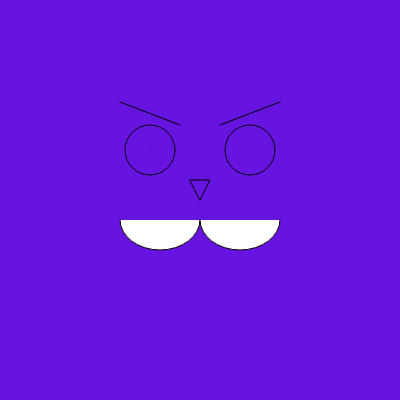
Frame 1 (no input)
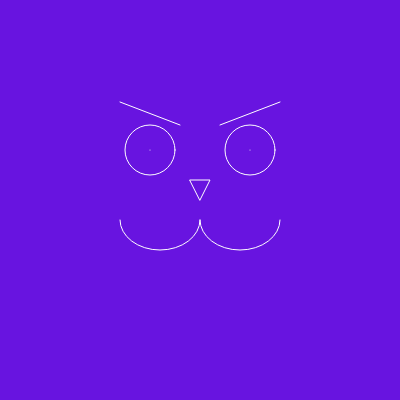
Frame 60 (no input)
Frame 120 (the mouse pressed at the canvas centre since frame 60): identical to frame 60, image omitted

The p5.js sketch that drew these frames (run headless with seeded random() and noise() and a simulated clock; from frame 60 on, the mouse is pressed at the canvas centre):

// p5.js sketch
// ── sketch.js
function setup() {
  createCanvas(400, 400);
}

function draw() {
  background(104, 20,224);
  arc(160, 220, 80, 60, 0, PI);
  arc(240, 220, 80, 60, 0, PI);
  noFill();
  point (150, 150);
  point (250, 150);
  triangle (190, 180, 210, 180, 200, 200);
  circle (150, 150, 50);
  circle (250, 150, 50);
  line (120, 102, 180, 125);
  line (220, 125, 280, 102);
  stroke ('white')
}
